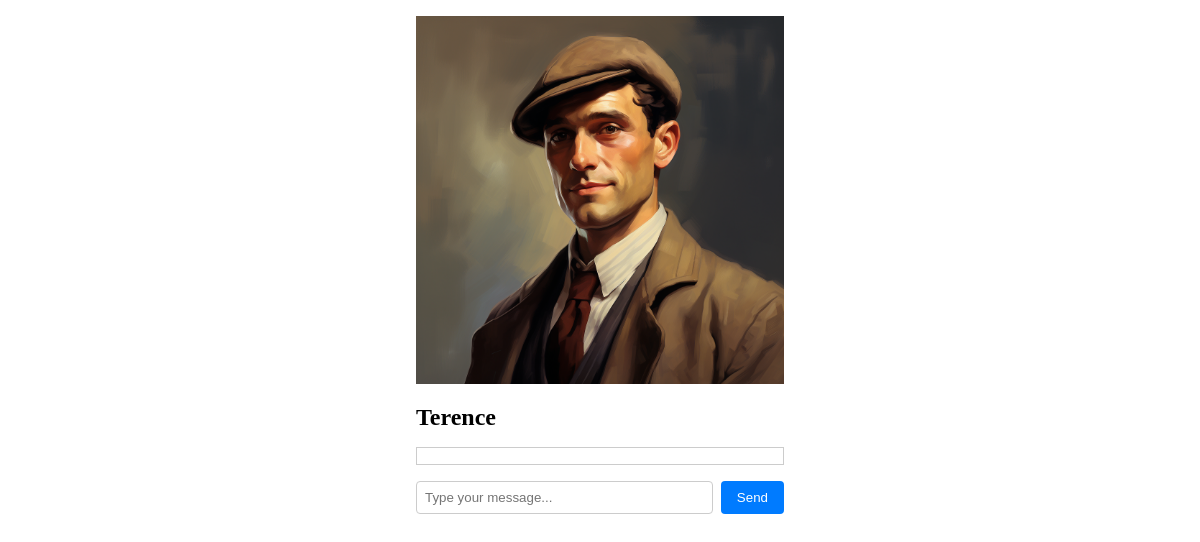
The app's page /character/12 with its own data.
### character/models.py (models this page shows, shortened)
class Character(models.Model):
    name = models.CharField(max_length=100)
    description = models.TextField()
    image = models.ImageField(upload_to='images/', default='images/placeholder.jpg', blank=True)

### character/views.py (the view)
# urls.py: path('character/<int:pk>', views.character, name='character'),
def character(request, pk):
    character = get_object_or_404(Character, pk=pk)
    quests = Quest.objects.filter(character=character)
    quest_strings = []
    for quest in quests:
        quest_string = f"{quest.name}: {quest.description}"
        quest_strings.append(quest_string)
        quest.completed = True
        quest.save()
    current_character = Character_AI(character.name, character.description, "You are in newyork during the 1930's", "These are quests associated with your character: " + str(quest_strings))
    cache_key = 'character_' + str(pk)
    cache.set(cache_key, current_character, 60 * 60 * 24)
    return render(request, 'character/character.html', {'character': character, 'cache_key': cache_key, 'quests': quests})

### character/templates/character/character.html (shortened to what this page needs)
<!DOCTYPE html>
<html lang="en">
<head>
</head>
<body>
    <div class="character-screen">
        <img class="character-image" src="{{ character.image.url }}" alt="Character Image">
        <h1 class="character-heading">{{ character.name }} </h1>
        <div class="chat-log" id="chat-log">
        </div>
        <div class="chat-input-container">
            <input class="chat-input" id="chat-input" type="text" placeholder="Type your message..." />
            <button class="chat-button" id="chat-button">Send</button>
        </div>
    </div>
</body>
</html>

### character/templates/character/character.html (style rules this page uses)
* { margin: 0; padding: 0; box-sizing: border-box; }
.character-screen { width: 100%; max-width: 400px; margin: 0 auto; padding: 16px; }
.character-image { width: 100%; height: auto; }
.character-heading { font-size: 24px; margin-top: 16px; }
.chat-log { max-height: 300px; overflow-y: auto; border: 1px solid #ccc; padding: 8px; margin-top: 16px; }
.chat-input-container { display: flex; margin-top: 16px; }
.chat-input { flex: 1; padding: 8px; border: 1px solid #ccc; border-radius: 4px; }
.chat-button { padding: 8px 16px; background-color: #007bff; color: #fff; border: none; border-radius: 4px; margin-left: 8px; cursor: pointer; }

### records on screen
Character: image (picture), name "Terence"
